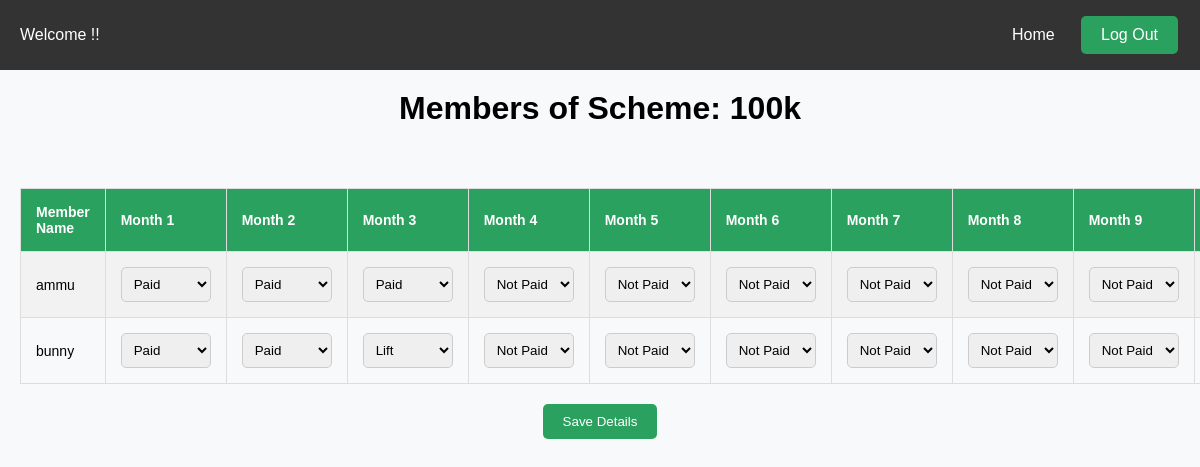
/scheme_members/1, run on the app's committed database.
### index.py (models this page shows, shortened)
class Scheme(db.Model):
    id = db.Column(db.Integer, primary_key=True)
    name_of_scheme = db.Column(db.String(100), nullable=False)
    principal_amount = db.Column(db.Float, nullable=False)
    duration = db.Column(db.Integer, nullable=False)
    monthly_amount = db.Column(db.Float, nullable=False)
    commission = db.Column(db.Float, nullable=False)
    start_date = db.Column(db.DateTime, default=datetime.utcnow)

class Member(db.Model):
    id = db.Column(db.Integer, primary_key=True)
    name = db.Column(db.String(100), nullable=False)
    email = db.Column(db.String(100), nullable=False)
    phone_number = db.Column(db.String(15), nullable=False)
    address = db.Column(db.String(200), nullable=True)
    join_date = db.Column(db.DateTime, default=datetime.utcnow)
    scheme_id = db.Column(db.Integer, db.ForeignKey('scheme.id'), nullable=False)
    scheme = db.relationship('Scheme', backref=db.backref('members', lazy=True))

### index.py (the view)
@app.route('/scheme_members/<int:scheme_id>', methods=['GET'])
def scheme_members(scheme_id):
    scheme = Scheme.query.get_or_404(scheme_id)
    members = Member.query.filter_by(scheme_id=scheme_id).all()
    return render_template('scheme_members.html', scheme=scheme, members=members)

### templates/scheme_members.html (shortened to what this page needs)
<!DOCTYPE html>
<html lang="en">
<head>
    <link rel="stylesheet" href="../static/cstyle.css">
</head>
<body>
    <div class="nav">
        <div class="logo">
            <p>Welcome {{ username }} !!</p>
        </div>
        <div class="right-links">
            <a href="/home">Home</a>
            <a href="/"><button class="btn">Log Out</button></a>
        </div>
    </div>
    <h1>Members of Scheme: {{ scheme.name_of_scheme }}</h1>
    <div class="container">
        {% if members %}
        <form method="POST" action="{{ url_for('update_payments_status') }}">
            <table>
                <tr>
                    <th>Member Name</th>
                    {% for month in range(1, scheme.duration + 1) %}
                    <th>Month {{ month }}</th>
                    {% endfor %}
                </tr>
                {% for member in members %}
                <tr>
                    <td>{{ member.name }}</td>
                    {% for month in range(1, scheme.duration + 1) %}
                    <td>
                        {% set payment_status = member.payment_statuses|selectattr('month', 'equalto', month)|first %}
                        <select name="payment_status_{{ member.id }}_{{ month }}">
                            <option value="Not Paid" >Not Paid</option>
                            <option value="Paid" {% if payment_status and payment_status.status=='Paid' %}selected{%
                                endif %}>Paid</option>
                            <option value="Lift" {% if payment_status and payment_status.status=='Lift' %}selected{%
                                endif %}>Lift</option>
                        </select>
                    </td>
                    {% endfor %}
                </tr>
                {% endfor %}
            </table>
            <button type="submit">Save Details</button>
        </form>
        {% else %}
        <div class="no-members">
            No members found for this scheme.
        </div>
        {% endif %}
    </div>
</body>
</html>

### static/cstyle.css (style rules this page uses)
body { margin: 0; font-family: Arial, sans-serif; background-color: white; }
.nav { background-color: #333; color: white; display: flex; justify-content: space-between; align-items: center; padding: 10px 20px; }
.right-links a { color: white; text-decoration: none; margin-left: 20px; }
.right-links .btn { background-color: #2aa15f; border: none; color: white; padding: 10px 20px; text-align: center; text-decoration: none; display: inline-block; font-size: 16px; margin: 4px 2px; cursor: pointer; border-radius: 5px; }
body { font-family: Arial, sans-serif; margin: 0; padding: 0; background-color: #f8f9fa; }
.container { max-width: 800px; margin: 0 auto; padding: 20px; box-sizing: border-box; }

### templates/scheme_members.html (style rules this page uses)
body { font-family: Arial, sans-serif; margin: 0; padding: 0; background-color: #f8f9fa; }
h1 { text-align: center; margin-top: 20px; }
.container { max-width: 100%; overflow-x: auto; }
table { max-width: 95vw; border-collapse: collapse; margin-top: 20px; table-layout: fixed; }
th, td { border: 1px solid #ddd; padding: 15px; text-align: left; font-size: 14px; }
th { background-color: #2aa15f; color: white; }
tr:nth-child(even) { background-color: #f2f2f2; }
select { padding: 8px; border-radius: 5px; border: 1px solid #ccc; box-sizing: border-box; }
button[type="submit"] { background-color: #2aa15f; color: white; padding: 10px 20px; margin: 20px auto; display: block; border: none; border-radius: 5px; cursor: pointer; }

### data on the page
Scheme: name_of_scheme "100k"
Member: name "ammu", id "Paid" "Paid" "Paid" "Not Paid" "Not Paid" "Not Paid" "Not Paid" "Not Paid" "Not Paid"
Member: name "bunny", id "Paid" "Paid" "Lift" "Not Paid" "Not Paid" "Not Paid" "Not Paid" "Not Paid" "Not Paid"

### other printed values
{{ month }} "1" "2" "3" "4" "5" "6" "7" "8" "9"
